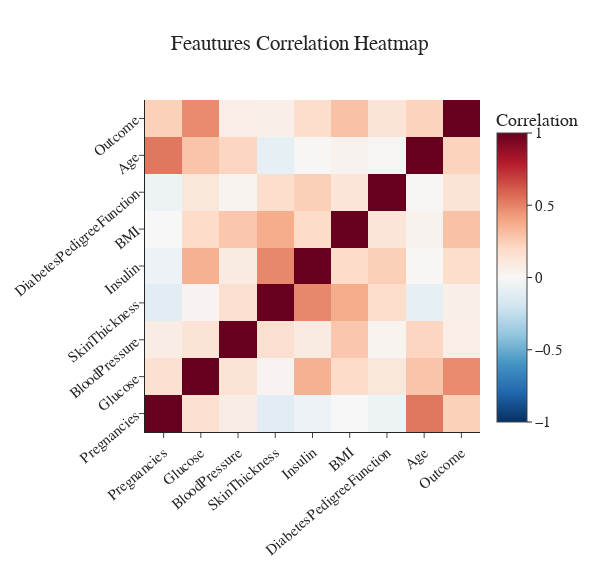

Here is the notebook cell this chart was saved with:
### Markdown cell above
For the next task, we will perform correlation analysis in order to inspect the relationship between features in the dataset.
Again, all features will be selected to calculate the correaltion coefficients.
At the end we can visualize the relationship between the features through a heatmap.

### Code cell
# Create the correlation heatmap
heatmap_fig = correlation_heatmap(data, 'Feautures Correlation Heatmap', 'ID')
heatmap_fig.show()

### Figure 1 — Plotly figure (JSON) as saved in the notebook; plotly's stock layout.template omitted (floating-point values rounded to 4 significant figures)
{"data": [{"colorbar": {"title": {"text": "Correlation"}}, "colorscale": [[0, "rgb(5,48,97)"], [0.1, "rgb(33,102,172)"], [0.2, "rgb(67,147,195)"], [0.3, "rgb(146,197,222)"], [0.4, "rgb(209,229,240)"], [0.5, "rgb(247,247,247)"], [0.6, "rgb(253,219,199)"], [0.7, "rgb(244,165,130)"], [0.8, "rgb(214,96,77)"], [0.9, "rgb(178,24,43)"], [1, "rgb(103,0,31)"]], "showscale": true, "type": "heatmap", "x": ["Pregnancies", "Glucose", "BloodPressure", "SkinThickness", "Insulin", "BMI", "DiabetesPedigreeFunction", "Age", "Outcome"], "y": ["Pregnancies", "Glucose", "BloodPressure", "SkinThickness", "Insulin", "BMI", "DiabetesPedigreeFunction", "Age", "Outcome"], "z": [[1, 0.1545, 0.08112, -0.1123, -0.05691, -0.001489, -0.05155, 0.5329, 0.2366], [0.1545, 1, 0.1406, 0.02738, 0.354, 0.1882, 0.1133, 0.2846, 0.4754], [0.08112, 0.1406, 1, 0.1669, 0.08591, 0.2738, 0.03156, 0.2167, 0.06881], [-0.1123, 0.02738, 0.1669, 1, 0.4848, 0.3697, 0.1762, -0.08852, 0.06035], [-0.05691, 0.354, 0.08591, 0.4848, 1, 0.1872, 0.2442, 0.00997, 0.1803], [-0.001489, 0.1882, 0.2738, 0.3697, 0.1872, 1, 0.1302, 0.03406, 0.2931], [-0.05155, 0.1133, 0.03156, 0.1762, 0.2442, 0.1302, 1, 0.01582, 0.1414], [0.5329, 0.2846, 0.2167, -0.08852, 0.00997, 0.03406, 0.01582, 1, 0.2262], [0.2366, 0.4754, 0.06881, 0.06035, 0.1803, 0.2931, 0.1414, 0.2262, 1]], "zmax": 1, "zmin": -1}], "layout": {"font": {"family": "Arial", "size": 15}, "height": 570, "title": {"text": "Feautures Correlation Heatmap", "x": 0.5}, "width": 600, "xaxis": {"tickangle": -40}, "yaxis": {"tickangle": -40}}}
